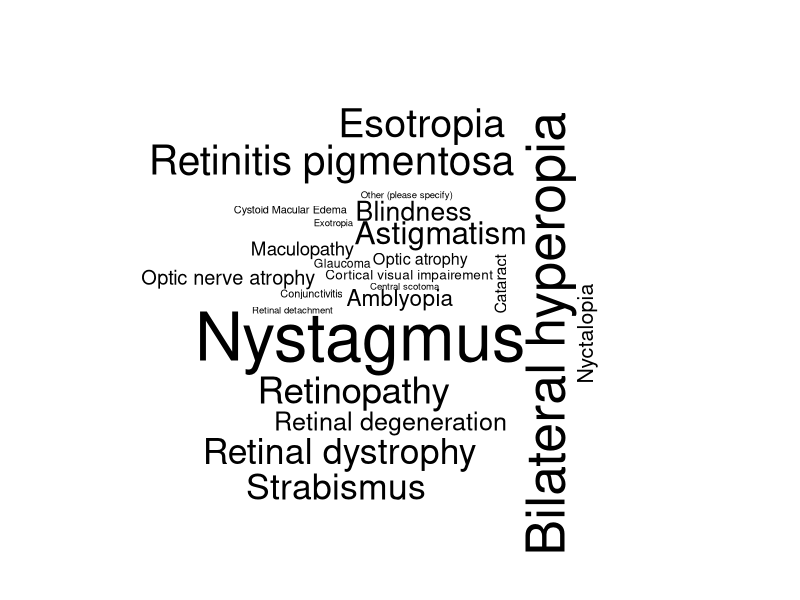

Recreate this plot in R. (Note: this script raises an error after producing the figure.)
#-------------------------Unique words in Diagnosis

#Opening OnlyCharacter Unique Diagnosis words on R
# Install
install.packages("tm")  # for text mining
install.packages("SnowballC") # for text stemming
install.packages("wordcloud") # word-cloud generator 
install.packages("RColorBrewer") # color palettes
# Load
#Loading packages
library(dplyr) # for data wrangling
library(tidytext) # for NLP
library(stringr) # to deal with strings

library(wordcloud) # to render wordclouds
library(RColorBrewer)

library(knitr) # for tables
library(tidyr)


#------------Word frequencies
diagnosistext = c("Esotropia", "Optic nerve atrophy", "Retinitis pigmentosa", "Bilateral hyperopia", "Retinal dystrophy", "Amblyopia", "Strabismus", "Optic atrophy", "Esotropia", "Optic nerve atrophy", "Retinitis pigmentosa", "Strabismus", 
         "Bilateral hyperopia", "Maculopathy", "Retinopathy", "Strabismus", "Nystagmus", "Astigmatism", "Nyctalopia", "Nystagmus", "Retinitis pigmentosa", "Retinopathy", "Nystagmus", "Retinal dystrophy", "Bilateral hyperopia", 
         "Astigmatism", "Retinopathy", "Amblyopia", "Esotropia", "Maculopathy", "Retinitis pigmentosa", "Retinopathy", "Nystagmus", "Bilateral hyperopia", "Astigmatism", "Retinal degeneration", "Cystoid Macular Edema", "Nyctalopia", 
         "Nystagmus", "Retinal degeneration", "Bilateral hyperopia", "Astigmatism", "Retinopathy", "Esotropia", "Retinal detachment", "Strabismus", "Esotropia", "Retinopathy", "Bilateral hyperopia", "Cataract", "Maculopathy", 
         "Retinal degeneration", "Retinitis pigmentosa", "Nystagmus", "Amblyopia", "Optic nerve atrophy", "Retinal dystrophy", "Retinitis pigmentosa", "Bilateral hyperopia", "Astigmatism", "Blindness", "Retinal degeneration", 
         "Esotropia", "Nystagmus", "Nystagmus", "Strabismus", "Conjunctivitis", "Nystagmus", "Nystagmus", "Bilateral hyperopia", "Esotropia", "Cortical visual impairement", "Nystagmus", "Retinitis pigmentosa", "Retinopathy", "Nystagmus", 
         "Optic nerve atrophy", "Retinal dystrophy", "Bilateral hyperopia", "Astigmatism", "Nyctalopia", "Retinal degeneration", "Retinitis pigmentosa", "Retinopathy", "Nystagmus", "Optic nerve atrophy", "Bilateral hyperopia", 
         "Astigmatism", "Amblyopia", "Esotropia", "Retinal dystrophy", "Bilateral hyperopia", "Strabismus", "Astigmatism", "Esotropia", "Retinopathy", "Nystagmus", "Blindness", "Nyctalopia", "Retinopathy", "Cataract", "Maculopathy", 
         "Optic atrophy", "Retinitis pigmentosa", "Retinopathy", "Bilateral hyperopia", "Optic nerve atrophy", "Nyctalopia", "Glaucoma", "Esotropia", "Nystagmus", "Retinal dystrophy", "Bilateral hyperopia", "Nystagmus", "Nystagmus", 
         "Maculopathy", "Nystagmus", "Retinal dystrophy", "Bilateral hyperopia", "Central scotoma", "Amblyopia", "Strabismus", "Retinitis pigmentosa", "Esotropia", "Retinopathy", "Retinal degeneration", "Astigmatism", "Esotropia", 
         "Strabismus", "Bilateral hyperopia", "Nyctalopia", "Esotropia", "Bilateral hyperopia", "Blindness", "Nyctalopia", "Nystagmus", "Retinal dystrophy", "Retinal degeneration", "Retinitis pigmentosa", "Strabismus", "Esotropia", 
         "Nystagmus", "Retinal dystrophy", "Amblyopia", "Bilateral hyperopia", "Astigmatism", "Esotropia", "Bilateral hyperopia", "Astigmatism", "Retinitis pigmentosa", "Astigmatism", "Nyctalopia", "Nystagmus", "Retinopathy", 
         "Blindness", "Optic atrophy", "Strabismus", "Blindness", "Retinitis pigmentosa", "Retinopathy", "Strabismus", "Glaucoma", "Optic atrophy", "Esotropia", "Nystagmus", "Retinal degeneration", "Nystagmus", "Nystagmus", 
         "Retinitis pigmentosa", "Blindness", "Strabismus", "Cortical visual impairement", "Nystagmus", "Nystagmus", "Retinal dystrophy", "Blindness", "Retinopathy", "Esotropia", "Retinopathy", "Nystagmus", "Retinitis pigmentosa", 
         "Retinal dystrophy", "Nystagmus", "Retinal degeneration", "Bilateral hyperopia", "Nyctalopia", "Amblyopia", "Esotropia", "Strabismus", "Cataract", "Blindness", "Nystagmus", "Retinal dystrophy", "Cataract", "Nystagmus", 
         "Esotropia", "Strabismus", "Bilateral hyperopia", "Nystagmus", "Cortical visual impairement", "Nystagmus", "Retinal degeneration", "Esotropia", "Nystagmus", "Strabismus", "Maculopathy", "Esotropia", "Strabismus", "Amblyopia", 
         "Nystagmus", "Bilateral hyperopia", "Retinal dystrophy", "Optic nerve atrophy", "Nystagmus", "Strabismus", "Maculopathy", "Nystagmus", "Retinal dystrophy", "Esotropia", "Cataract", "Conjunctivitis", "Retinitis pigmentosa", 
         "Optic nerve atrophy", "Bilateral hyperopia", "Blindness", "Retinitis pigmentosa", "Retinitis pigmentosa", "Blindness", "Nystagmus", "Retinopathy", "Bilateral hyperopia", "Optic atrophy", "Retinitis pigmentosa", 
         "Retinal degeneration", "Retinal dystrophy", "Retinitis pigmentosa", "Retinal degeneration", "Retinopathy", "Esotropia", "Bilateral hyperopia", "Strabismus", "Strabismus", "Bilateral hyperopia", "Astigmatism", 
         "Optic atrophy",  "Retinopathy", "Nystagmus", "Cataract", "Glaucoma", "Optic nerve atrophy", "Blindness", "Retinal dystrophy", "Bilateral hyperopia", "Astigmatism", "Retinopathy", "Retinitis pigmentosa", "Bilateral hyperopia", 
         "Strabismus", "Astigmatism", "Nystagmus", "Bilateral hyperopia", "Amblyopia", "Retinal degeneration", "Maculopathy", "Nystagmus", "Astigmatism", "Retinal dystrophy", "Retinal dystrophy", "Cystoid Macular Edema", 
         "Bilateral hyperopia", "Astigmatism", "Retinal dystrophy", "Other (please specify)", "Retinitis pigmentosa", "Retinitis pigmentosa", "Strabismus", "Bilateral hyperopia", "Retinal dystrophy", "Bilateral hyperopia", 
         "Astigmatism", "Nystagmus", "Nyctalopia", "Retinitis pigmentosa", "Retinitis pigmentosa", "Amblyopia", "Esotropia", "Nystagmus", "Bilateral hyperopia", "Blindness", "Nystagmus", "Retinopathy", "Bilateral hyperopia", "Nystagmus", 
         "Bilateral hyperopia", "Blindness", "Amblyopia", "Retinopathy", "Bilateral hyperopia", "Cortical visual impairement", "Nystagmus", "Exotropia", "Retinal dystrophy", "Blindness")

DiagnosisTextframe=as.data.frame(diagnosistext)

#Tokenize
DiagnosisTexttoken <- tibble(DiagnosisTextframe)

DiagnosisTextCount <- count(DiagnosisTexttoken, diagnosistext)

wordcloud(words = DiagnosisTextCount$diagnosistext, freq = DiagnosisTextCount$n, min.freq = 1)

library("writexl")
write_xlsx(DiagnosisTextCount,"/Users/maryagopi/Desktop/DiagnosisTextCount.xlsx")

#------------------
library(ggplot2)
Diagnosisplot <- ggplot(DiagnosisTextCount, aes(x=diagnosistext, y=n)) + 
  geom_bar(stat = "identity", fill="steelblue")+
  geom_text(aes(label=n), vjust=0.3, color="black", size=3)+
  theme_minimal()+ 
  xlab("Diagnosis") + 
  ylab("Frequency")+
  ggtitle("Frequency of Diagnosis (Unique ID)")+
  coord_flip()

Diagnosisplot
